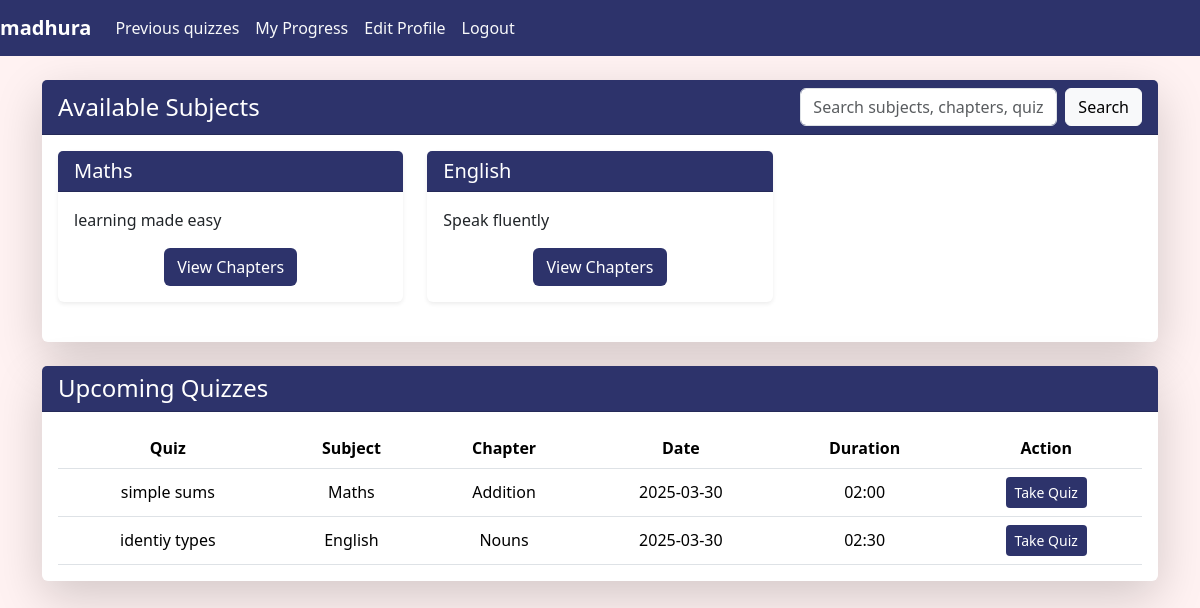
The page /user (signed in) on the database its author committed.
### app.py (models this page shows)
class UserAccount(db.Model):
    __tablename__="UserAccount"
    id=db.Column(db.Integer, primary_key=True)
    fullname=db.Column(db.String(80),nullable=False)
    email=db.Column(db.String(120),unique=True,nullable=False)
    password=db.Column(db.String(120),nullable=False)
    qualification=db.Column(db.String(120),nullable=False)
    dob=db.Column(db.String(120),nullable=False)
    is_admin=db.Column(db.Boolean,nullable=False,default=False)
    user_scores=db.relationship('UserScore',back_populates='user_account',cascade='all,delete-orphan')

class CourseTopic(db.Model):
    __tablename__="CourseTopic"
    id=db.Column(db.Integer, primary_key=True)
    name=db.Column(db.String(80),nullable=False)
    description=db.Column(db.String(120),nullable=False)
    course_sections=db.relationship("CourseSection", back_populates='course_topic',cascade="all,delete-orphan")

class QuizTest(db.Model):
    __tablename__="QuizTest"
    id=db.Column(db.Integer, primary_key=True)
    date_ofquiz=db.Column(db.Date,nullable=False)
    time_dur=db.Column(db.String(20),nullable=False)
    remarks=db.Column(db.String(120),nullable=False)
    section_id=db.Column(db.Integer, db.ForeignKey("CourseSection.id"),nullable=False)
    course_section=db.relationship("CourseSection", back_populates='quizzes')
    quiz_questions=db.relationship("QuizQuestion",back_populates='quiz_test',cascade='all,delete-orphan')
    user_scores=db.relationship('UserScore',back_populates='quiz_test',cascade='all,delete-orphan')
    @property
    def subject(self):
        if self.course_section:
            topic = CourseTopic.query.filter_by(id=self.course_section.topic_id).first()
            return topic
        return None
    @property
    def topic(self):
        if self.course_section:
            return self.course_section.name
        return None

class CourseSection(db.Model):
    __tablename__="CourseSection"
    id=db.Column(db.Integer, primary_key=True)
    name=db.Column(db.String(80),nullable=False)
    description=db.Column(db.String(120),nullable=False)
    topic_id=db.Column(db.Integer, db.ForeignKey("CourseTopic.id"))
    course_topic=db.relationship("CourseTopic", back_populates='course_sections')
    quizzes=db.relationship("QuizTest",back_populates='course_section',cascade='all,delete-orphan')

### app.py (the view)
@app.route("/user")
def userdash():
    if 'user' in session:
        today = datetime.now().date()
        topics = CourseTopic.query.all()  # Get all subjects
        user = UserAccount.query.filter_by(id=session['user']).first()
        return render_template('userdash.html', subjects=topics, user=user,today=today)
    return redirect('/login')

### templates/userdash.html (shortened to what this page needs)
{% extends "index.html" %}
{% block content %}
<nav class="navbar navbar-expand-lg navbar-dark" style="background-color: #2D336B;">
    <a class="navbar-brand fw-bold" href="/user">{{ user.fullname }}</a>
    <div class="collapse navbar-collapse" id="navbarNavAltMarkup">
        <div class="navbar-nav">
            <a class="nav-item nav-link text-light" href="/user/prevquizes">Previous quizzes</a>
            <a class="nav-item nav-link text-light" href="/user/progress">My Progress</a>
            <a class="nav-item nav-link text-light" href="/userprofileedit">Edit Profile</a>
            <a class="nav-item nav-link text-light" href="/logoutuser">Logout</a>
        </div>
    </div>
</nav>
<div class="container mt-4">
    <div class="row">
        <div class="col-md-12">
            <div class="card shadow-lg mb-4 border-0">
                <div class="card-header text-white d-flex justify-content-between align-items-center" style="background-color: #2D336B;">
                    <h4 class="mb-0">Available Subjects</h4>
                    <form action="/user/search" method="GET" class="d-flex">
                        <input type="text" name="search" class="form-control me-2" placeholder="Search subjects, chapters, quizzes...">
                        <button type="submit" class="btn btn-light">Search</button>
                    </form>
                </div>
                <div class="card-body">
                    <div class="row">
                        {% for subject in subjects %}
                        <div class="col-md-4 mb-4">
                            <div class="card h-100 border-0 shadow-sm">
                                <div class="card-header text-white" style="background-color: #2D336B;">
                                    <h5 class="mb-0">{{ subject.name }}</h5>
                                </div>
                                <div class="card-body">
                                    <p>{{ subject.description }}</p>
                                    <div class="text-center">
                                        <a href="/user/subject/{{ subject.id }}" class="btn text-white" style="background-color: #2D336B;">View Chapters</a>
                                    </div>
                                </div>
                            </div>
                        </div>
                        {% else %}
                        <div class="col-12 text-center">
                            <p class="lead">No subjects available yet.</p>
                        </div>
                        {% endfor %}
                    </div>
                </div>
            </div>
            <div class="card shadow-lg mb-4 border-0">
                <div class="card-header text-white" style="background-color: #2D336B;">
                    <h4 class="mb-0">Upcoming Quizzes</h4>
                </div>
                <div class="card-body">
                    <div class="table-responsive">
                        <table class="table table-hover">
                            <thead>
                                <tr style="background-color: #A9B5DF; color: #2D336B;">
                                    <th>Quiz</th>
                                    <th>Subject</th>
                                    <th>Chapter</th>
                                    <th>Date</th>
                                    <th>Duration</th>
                                    <th>Action</th>
                                </tr>
                            </thead>
                            <tbody>
                                {% set upcoming_quizzes = [] %}
                                {% for subject in subjects %}
                                    {% for section in subject.course_sections %}
                                        {% for quiz in section.quizzes %}
                                            {% if quiz.date_ofquiz >= today %}
                                                {% set _ = upcoming_quizzes.append(quiz) %}
                                            {% endif %}
                                        {% endfor %}
                                    {% endfor %}
                                {% endfor %}
                                {% for quiz in upcoming_quizzes[:5] %}
                                <tr>
                                    <td>{{ quiz.remarks }}</td>
                                    <td>{{ quiz.subject.name }}</td>
                                    <td>{{ quiz.topic }}</td>
                                    <td>{{ quiz.date_ofquiz.strftime('%Y-%m-%d') }}</td>
                                    <td>{{ quiz.time_dur }}</td>
                                    <td>
                                        <a href="/quizstart/{{ quiz.id }}" class="btn btn-sm text-white" style="background-color: #2D336B;">Take Quiz</a>
                                    </td>
                                </tr>
                                {% else %}
                                <tr>
                                    <td colspan="6" class="text-center">No upcoming quizzes available.</td>
                                </tr>
                                {% endfor %}
                            </tbody>
                        </table>
                    </div>
                </div>
            </div>
        </div>
    </div>
</div>
{% endblock %}

### static/css/style.css (style rules this page uses)
body { background-color: #FFF2F2 !important; }
.table { margin: 0 auto; text-align: center; width: 100%; }
.table th, .table td { text-align: center; vertical-align: middle; width: auto; }

### rows shown on the page
UserAccount: fullname "madhura"
CourseTopic: name "Maths", description "learning made easy"
CourseTopic: name "English", description "Speak fluently"
QuizTest: remarks "simple sums", subject.name "Maths", topic "Addition", date_ofquiz "2025-03-30", time_dur "02:00"
QuizTest: remarks "identiy types", subject.name "English", topic "Nouns", date_ofquiz "2025-03-30", time_dur "02:30"
